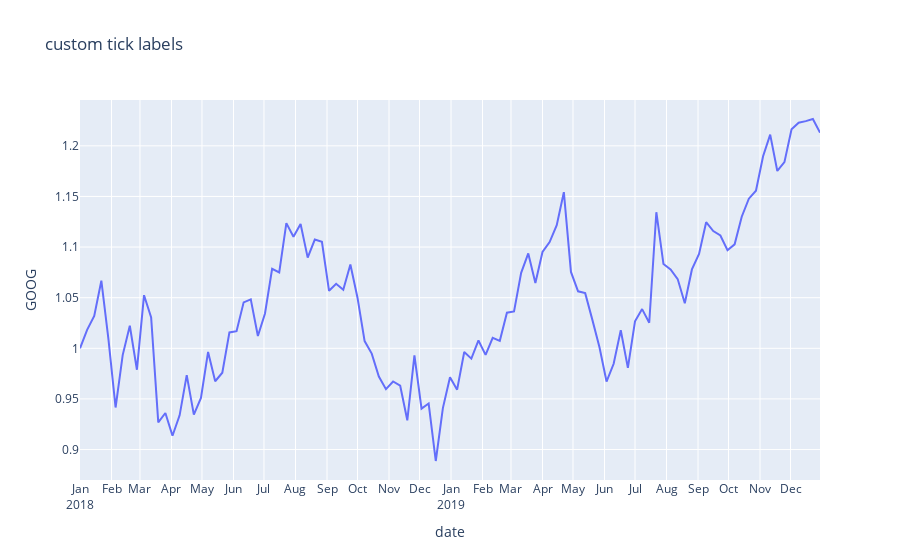

Notebook cell for this chart:
### Code cell
import plotly.express as px
df = px.data.stocks()
fig = px.line(df, x="date", 
                y=df["GOOG"],
            #   hover_data={"date": "|%B %d, %Y"},
              title='custom tick labels')
fig.update_xaxes(
    dtick="M1",
    tickformat="%b\n%Y")
fig.show()
